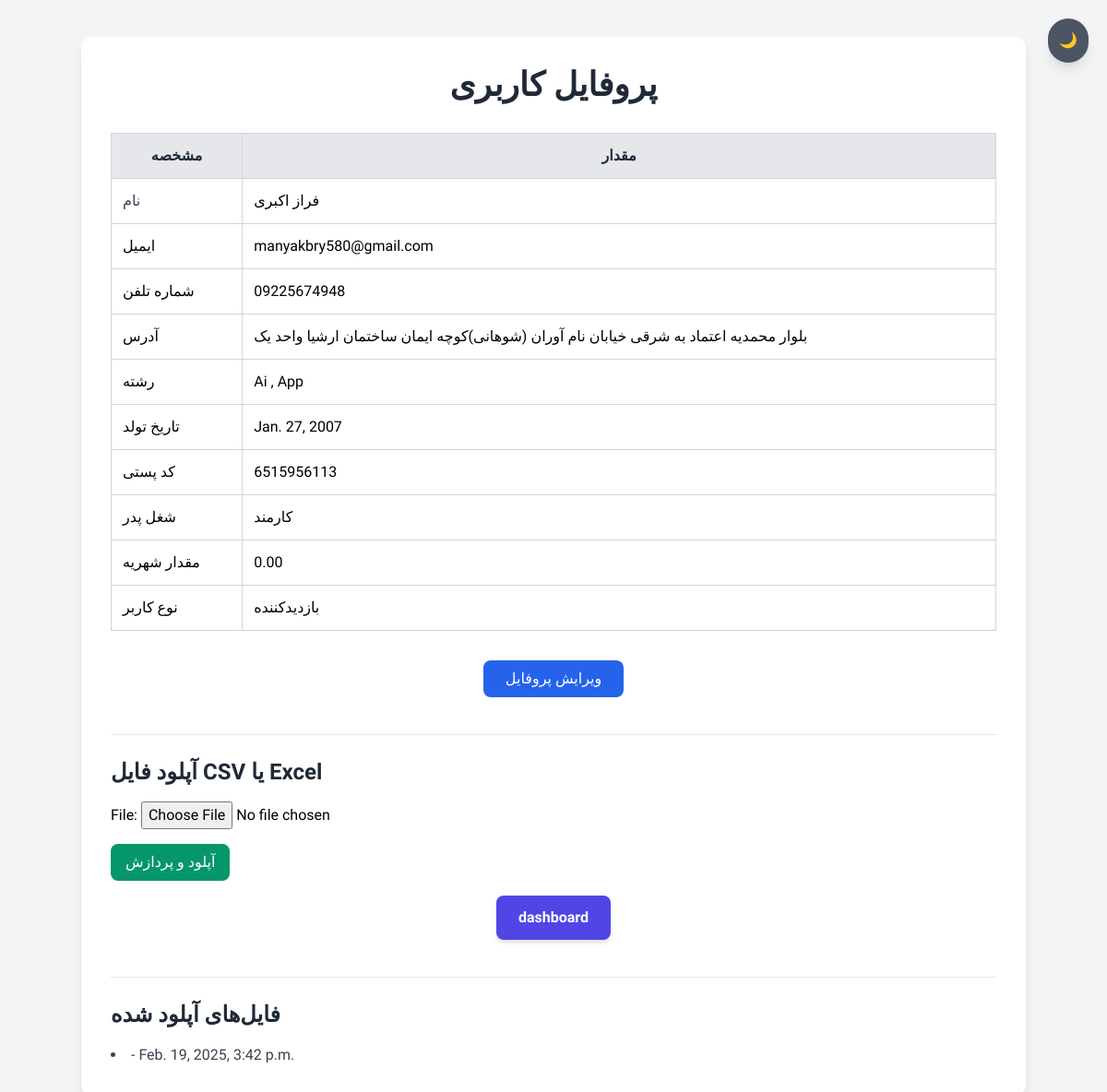
/accounts/profile/ (signed in), run on an earlier commit of the app's database.
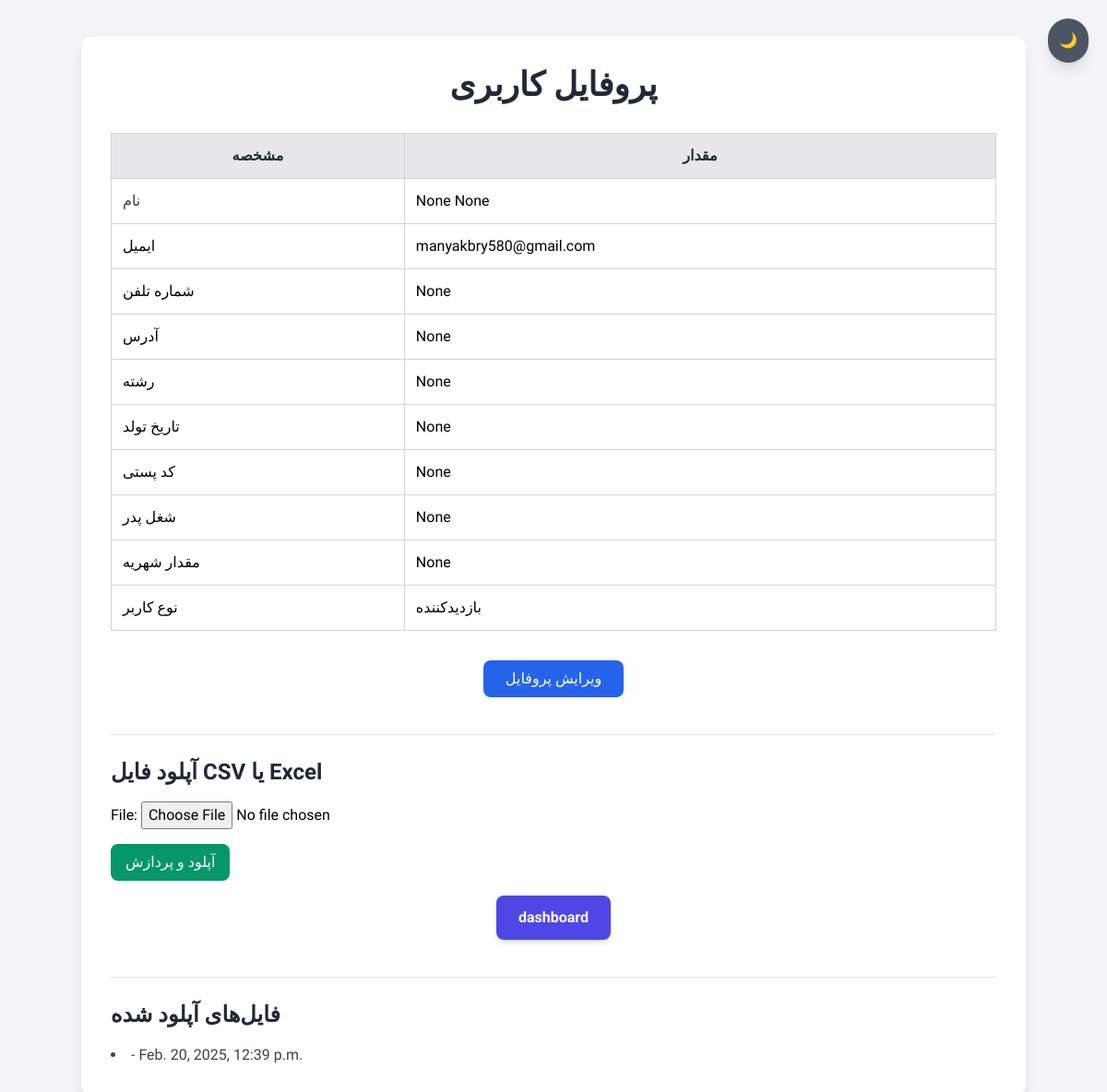
And on a later commit of the database.
### account/models.py (models this page shows, shortened)
class CustomUser(AbstractUser):
    USER_TYPE_CHOICES = [
        ('visitor', 'بازدیدکننده'),
        ('admin', 'ادمین'),
        ('flight_student', 'دانشجوی پرواز'),
        ('beginner_student', 'دانشجو آغاز'),
    ]
    first_name = models.CharField(max_length=50, blank=True, null=True)
    last_name = models.CharField(max_length=50, blank=True, null=True)
    phone_number = models.CharField(max_length=15, blank=True, null=True)
    address = models.TextField(blank=True, null=True)
    major = models.CharField(max_length=100, blank=True, null=True)
    birth_date = models.DateField(blank=True, null=True)
    email = models.EmailField(unique=True, blank=True, null=True)
    postal_code = models.CharField(max_length=10, blank=True, null=True)
    father_job = models.CharField(max_length=100, blank=True, null=True)
    tuition_fee = models.DecimalField(max_digits=10, decimal_places=2, blank=True, null=True)
    user_type = models.CharField(max_length=20, choices=USER_TYPE_CHOICES, default='visitor')
    otp_code = models.CharField(max_length=6, blank=True, null=True)
    national_code = models.CharField(
        max_length=10, unique=True, verbose_name="کد ملی", null=True,
    )  # کد ملی اضافه شد

class UploadedFile(models.Model):
    file = models.FileField(upload_to="uploads/")
    uploaded_at = models.DateTimeField(auto_now_add=True)
    extracted_text = models.TextField(blank=True, null=True)  # متن استخراج‌شده
    students = models.ManyToManyField(Student, related_name="uploaded_files", blank=True)

### account/views.py (the view, shortened to what this page needs)
# urls.py: path("profile/", profile_view, name="profile"),
@login_required
def profile_view(request):
    files = UploadedFile.objects.all()
    form = FileUploadForm()
    return render(
        request,
        "account/profile.html",
        {"user": request.user, "files": files, "form": form}
    )

### account/forms.py
class FileUploadForm(forms.ModelForm):
    class Meta:
        model = UploadedFile
        fields = ['file']

### templates/account/profile.html (shortened to what this page needs)
{% extends 'base/base.html' %}
{% load static %}
{% block link %}
    <link href="https://cdn.jsdelivr.net/npm/tailwindcss@2.2.19/dist/tailwind.min.css" rel="stylesheet">
{% endblock %}
{% block body %}
    <div class="min-h-screen bg-gray-100 dark:bg-gray-900 py-10">
        <div class="max-w-5xl mx-auto bg-white dark:bg-gray-800 shadow-lg rounded-xl p-8">
            <h2 class="text-4xl font-bold text-gray-800 dark:text-white text-center mb-8">پروفایل کاربری</h2>
            <div class="overflow-x-auto">
                <table class="w-full border border-gray-300 rounded-lg shadow-md">
                    <thead>
                        <tr class="bg-gray-200 dark:bg-gray-700">
                            <th class="border border-gray-300 p-3 text-gray-800 dark:text-white">مشخصه</th>
                            <th class="border border-gray-300 p-3 text-gray-800 dark:text-white">مقدار</th>
                        </tr>
                    </thead>
                    <tbody>
                        <tr>
                            <td class="border border-gray-300 p-3 text-gray-700 dark:text-gray-300">نام</td>
                            <td class="border border-gray-300 p-3">{{ user.first_name }} {{ user.last_name }}</td>
                        </tr>
                        <tr>
                            <td class="border border-gray-300 p-3">ایمیل</td>
                            <td class="border border-gray-300 p-3">{{ user.email }}</td>
                        </tr>
                        <tr>
                            <td class="border border-gray-300 p-3">شماره تلفن</td>
                            <td class="border border-gray-300 p-3">{{ user.phone_number }}</td>
                        </tr>
                        <tr>
                            <td class="border border-gray-300 p-3">آدرس</td>
                            <td class="border border-gray-300 p-3">{{ user.address }}</td>
                        </tr>
                        <tr>
                            <td class="border border-gray-300 p-3">رشته</td>
                            <td class="border border-gray-300 p-3">{{ user.major }}</td>
                        </tr>
                        <tr>
                            <td class="border border-gray-300 p-3">تاریخ تولد</td>
                            <td class="border border-gray-300 p-3">{{ user.birth_date }}</td>
                        </tr>
                        <tr>
                            <td class="border border-gray-300 p-3">کد پستی</td>
                            <td class="border border-gray-300 p-3">{{ user.postal_code }}</td>
                        </tr>
                        <tr>
                            <td class="border border-gray-300 p-3">شغل پدر</td>
                            <td class="border border-gray-300 p-3">{{ user.father_job }}</td>
                        </tr>
                        <tr>
                            <td class="border border-gray-300 p-3">مقدار شهریه</td>
                            <td class="border border-gray-300 p-3">{{ user.tuition_fee }}</td>
                        </tr>
                        <tr>
                            <td class="border border-gray-300 p-3">نوع کاربر</td>
                            <td class="border border-gray-300 p-3">{{ user.get_user_type_display }}</td>
                        </tr>
                    </tbody>
                </table>
            </div>
            <div class="text-center mt-8">
                <a href="{% url 'edit_profile' %}"
                   class="inline-block bg-blue-600 text-white px-6 py-2 rounded-lg hover:bg-blue-700 transition">ویرایش
                    پروفایل</a>
            </div>
            {% if user.is_superuser %}
                <div class="mt-10 border-t pt-6">
                    <h3 class="text-2xl font-semibold text-gray-800 dark:text-white mb-4">آپلود فایل CSV یا Excel</h3>
                    <form method="post" enctype="multipart/form-data" class="space-y-4">
                        {{ form.as_p }}
                        <button type="submit"
                                class="bg-green-600 text-white px-4 py-2 rounded-lg hover:bg-green-700 transition">آپلود و پردازش
                        </button>
<div class="mt-6 text-center">
    <a href="{% url 'admin_dashboard' %}"
       class="inline-block bg-indigo-600 text-white font-semibold py-3 px-6 rounded-lg shadow-md
              hover:bg-indigo-700 transition duration-300 ease-in-out">
        dashboard
    </a>
</div>
                    </form>
                    {% if files %}
                        <div class="mt-10 border-t pt-6">
                            <h3 class="text-2xl font-semibold text-gray-800 dark:text-white mb-4">فایل‌های آپلود شده</h3>
                            <ul class="list-disc list-inside text-gray-700 dark:text-gray-300">
                                {% for file in files %}
                                    <li>
                                        - {{ file.uploaded_at }}
                                    </li>
                                {% endfor %}
                            </ul>
                        </div>
                    {% endif %}
                </div>
            {% endif %}
        </div>
    </div>
    <button class="bg-gray-600 text-white rounded-full p-3 fixed top-5 right-5 shadow-lg hover:bg-gray-700"
            onclick="toggleDarkMode()">🌙</button>
{% endblock %}

### templates/base/base.html (shortened to what this page needs)
<!DOCTYPE html>
<html lang="en">
<head>
    {% load static %}
    {% block link %}
    {% endblock %}
</head>
<body>
{% block body %}
{% endblock %}
</body>
</html>

### templates/account/profile.html (style rules this page uses)
body { font-family: 'Vazir', sans-serif; }

What changed in the data, as far as the page shows it:
removed UploadedFile: uploaded_at "Feb. 19, 2025, 3:42 p.m."
changed CustomUser "manyakbry580@gmail.com": first_name "فراز" → "None"; last_name "اکبری" → "None"; phone_number "09225674948" → "None"; address "بلوار محمدیه اعتماد به شرقی خیابان نام آوران (شوهانی)کوچه ایمان ساختمان ارشیا واحد یک" → "None"; major "Ai , App" → "None"; birth_date "Jan. 27, 2007" → "None"; postal_code "6515956113" → "None"; father_job "کارمند" → "None"; tuition_fee "0.00" → "None"
added UploadedFile: uploaded_at "Feb. 20, 2025, 12:39 p.m."
